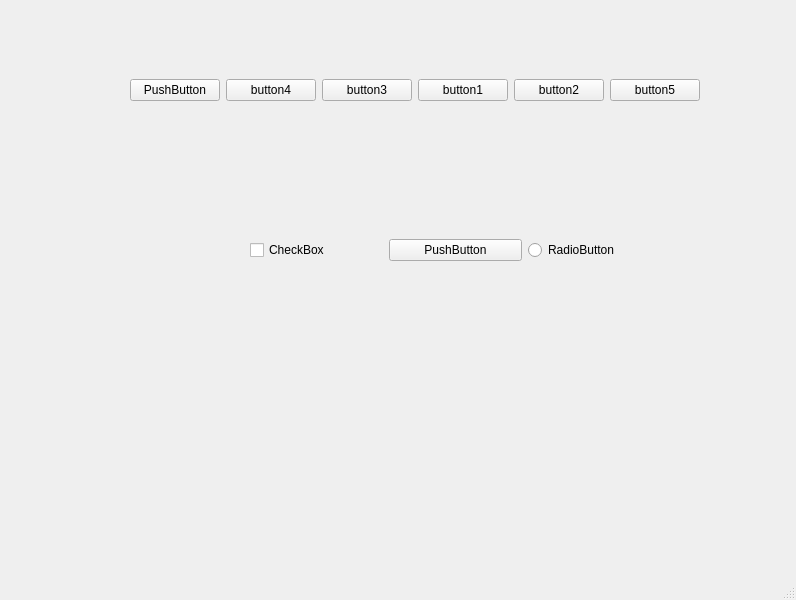
<?xml version="1.0" encoding="UTF-8"?>
<ui version="4.0">
 <class>MainWindow</class>
 <widget class="QMainWindow" name="MainWindow">
  <property name="geometry">
   <rect>
    <x>0</x>
    <y>0</y>
    <width>796</width>
    <height>600</height>
   </rect>
  </property>
  <property name="windowTitle">
   <string>MainWindow</string>
  </property>
  <widget class="QWidget" name="centralwidget">
   <widget class="QWidget" name="horizontalLayoutWidget">
    <property name="geometry">
     <rect>
      <x>250</x>
      <y>210</y>
      <width>411</width>
      <height>80</height>
     </rect>
    </property>
    <layout class="QHBoxLayout" name="horizontalLayout_2">
     <item>
      <widget class="QCheckBox" name="checkBox">
       <property name="text">
        <string>CheckBox</string>
       </property>
      </widget>
     </item>
     <item>
      <widget class="QPushButton" name="pushButton_6">
       <property name="text">
        <string>PushButton</string>
       </property>
      </widget>
     </item>
     <item>
      <widget class="QRadioButton" name="radioButton">
       <property name="text">
        <string>RadioButton</string>
       </property>
      </widget>
     </item>
    </layout>
   </widget>
   <widget class="QWidget" name="">
    <property name="geometry">
     <rect>
      <x>130</x>
      <y>40</y>
      <width>570</width>
      <height>101</height>
     </rect>
    </property>
    <layout class="QHBoxLayout" name="horizontalLayout">
     <item>
      <widget class="QPushButton" name="pushButton_7">
       <property name="text">
        <string>PushButton</string>
       </property>
      </widget>
     </item>
     <item>
      <widget class="QPushButton" name="pushButton_4">
       <property name="text">
        <string>button4</string>
       </property>
      </widget>
     </item>
     <item>
      <widget class="QPushButton" name="pushButton_3">
       <property name="text">
        <string>button3</string>
       </property>
      </widget>
     </item>
     <item>
      <widget class="QPushButton" name="pushButton">
       <property name="text">
        <string>button1</string>
       </property>
      </widget>
     </item>
     <item>
      <widget class="QPushButton" name="pushButton_2">
       <property name="text">
        <string>button2</string>
       </property>
      </widget>
     </item>
     <item>
      <widget class="QPushButton" name="pushButton_5">
       <property name="text">
        <string>button5</string>
       </property>
      </widget>
     </item>
    </layout>
   </widget>
  </widget>
  <widget class="QStatusBar" name="statusbar"/>
 </widget>
 <resources/>
 <connections/>
</ui>
